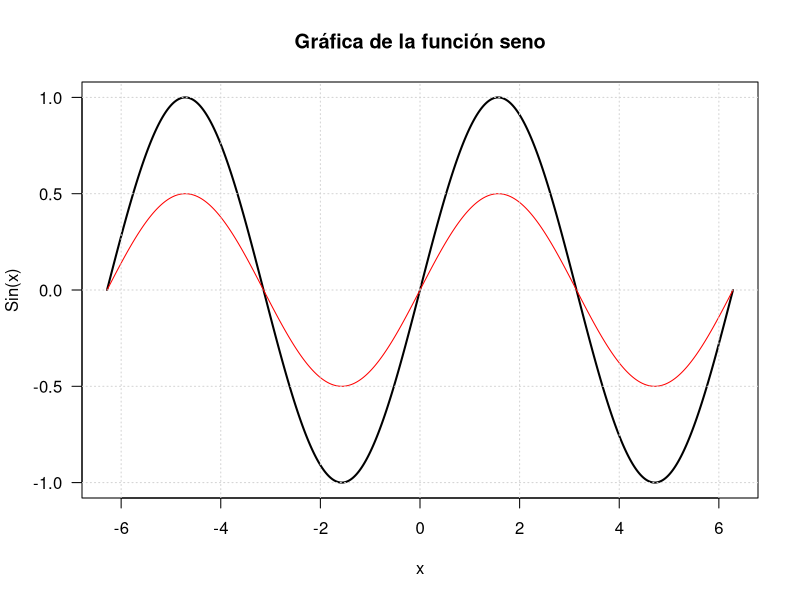
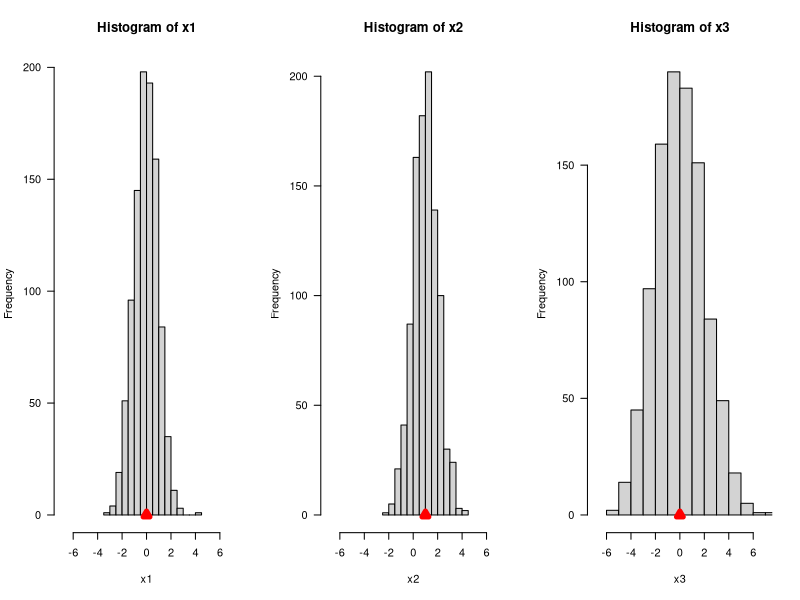
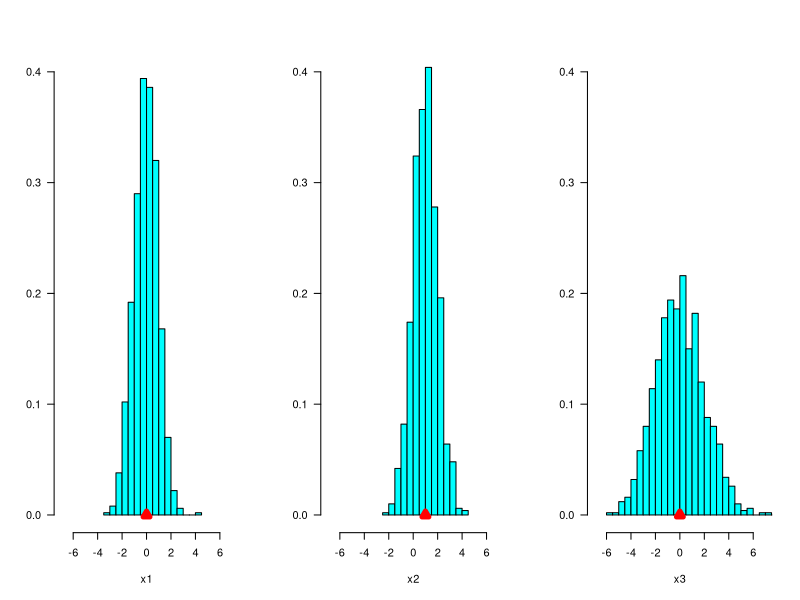
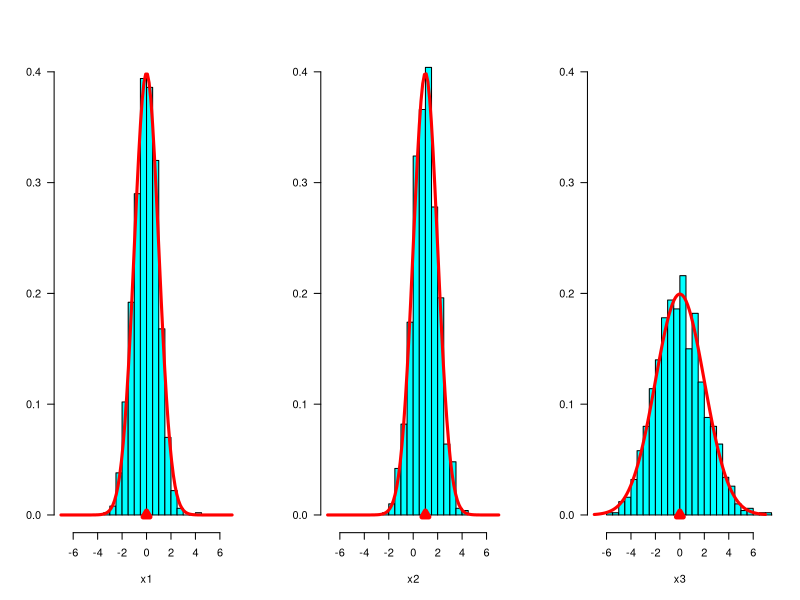
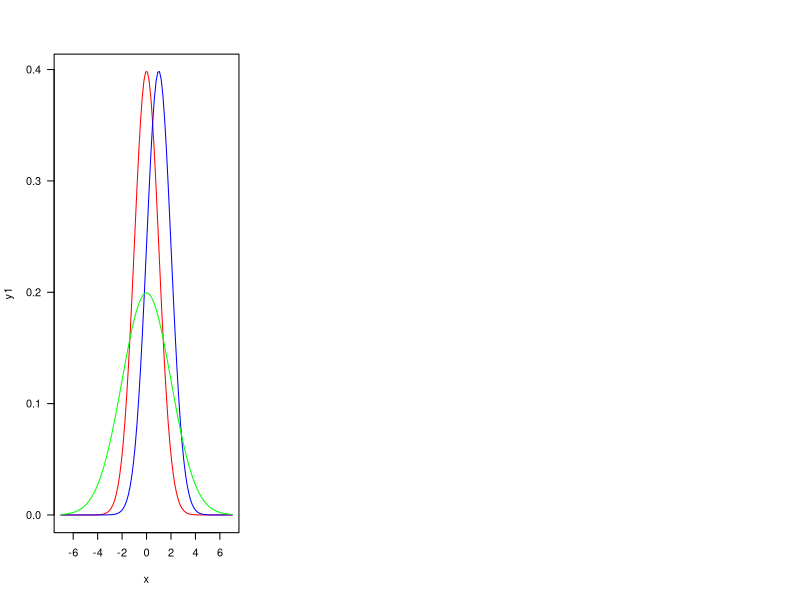

Generate these figures, in order, with R:
#' Script de la segunda sesión del curso Técnicas en Aprendizaje Estadístico
#' Universidad Nacional de Colombia
#' Profesor: Juan David Ospina Arango
#' Fecha: 25 de febrero de 2021
#' 
#' Objetivo: introducir algunas funcionalidades de R y simular variables
#' aleatorias "famosas" y compararlas con su distribución teórica


#' Introduce la capacidad de R para generar secuencias de números,
#' funciones incorporadas y parámetros gráficos
x <- seq(-2*pi, 2*pi, length.out = 1000)
y <- sin(x)
plot(x,y,type="l",lwd=2,las=1,xlab="x",ylab="Sin(x)",main="Gráfica de la función seno")
lines(x,0.5*y,col="red")
grid()


#' Gráfica de números provenientes de una distribución normal 
#' con diferentes valores de media y varianza:
set.seed(20210225) # Esto fija la semilla del generador de números aleatorios
x1 <- rnorm(1000,mean=0,sd=1)
x2 <- rnorm(1000,mean=1,sd=1)
x3 <- rnorm(1000,mean=0,sd=2)

# Gráfico de los tres histogramas correspondientes:
par(mfrow=c(1,3))
hist(x1,xlim = c(-7,7),las=1);points(x=0,y=0,pch=2,col="red",lwd=5)
hist(x2,xlim = c(-7,7),las=1);points(x=1,y=0,pch=2,col="red",lwd=5)
hist(x3,xlim = c(-7,7),las=1);points(x=0,y=0,pch=2,col="red",lwd=5)


# Gráfico del histograma real:
library(MASS)
par(mfrow=c(1,3))
# Gr1
truehist(x1,xlim = c(-7,7),ylim=c(0,0.4),las=1)
points(x=0,y=0,pch=2,col="red",lwd=5)
# Gr2
truehist(x2,xlim = c(-7,7),ylim=c(0,0.4),las=1)
points(x=1,y=0,pch=2,col="red",lwd=5)
# Gr3
truehist(x3,xlim = c(-7,7),ylim=c(0,0.4),las=1)
points(x=0,y=0,pch=2,col="red",lwd=5)


# Cálculo de las densidades teóricas
x <- seq(-7,7,length.out=100)
y1 <- dnorm(x,mean=0,sd=1)
y2 <- dnorm(x,mean=1,sd=1)
y3 <- dnorm(x,mean=0,sd=2)


# Gráfico del histograma real sobreponiendo la densidad teórica:
par(mfrow=c(1,3))
# Gr1
truehist(x1,xlim = c(-7,7),ylim=c(0,0.4),las=1)
points(x=0,y=0,pch=2,col="red",lwd=5)
lines(x,y1,col="red",lwd=3)
# Gr2
truehist(x2,xlim = c(-7,7),ylim=c(0,0.4),las=1)
points(x=1,y=0,pch=2,col="red",lwd=5)
lines(x,y2,col="red",lwd=3)
# Gr3
truehist(x3,xlim = c(-7,7),ylim=c(0,0.4),las=1)
points(x=0,y=0,pch=2,col="red",lwd=5)
lines(x,y3,col="red",lwd=3)

# Comparemos las tres densidades:
plot(x,y1,type="l",col="red",las=1)
lines(x,y2,col="blue")
lines(x,y3,col="green")



